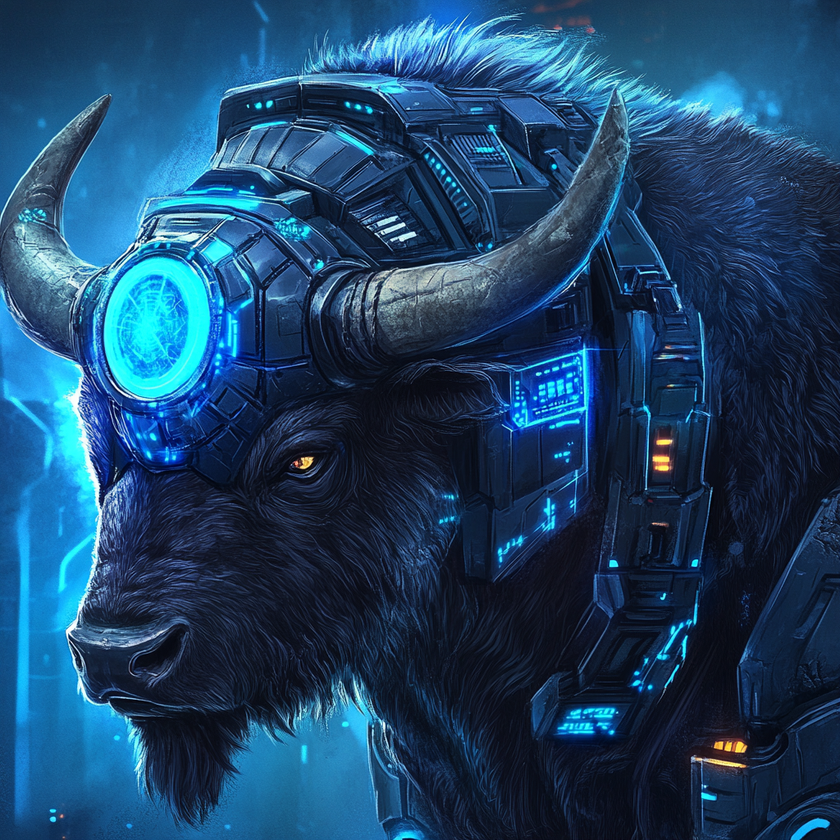
#> input picture data/image1.png, 840 x 840 px, shrunk from 1024 x 1024 before the run
$ python image_edit.py
#> lines starting #> are read from the running program, lines starting #| are printed output that depends on the picture
import numpy as np
import matplotlib.pyplot as plt
from sklearn.cluster import KMeans
from sklearn.neighbors import KNeighborsClassifier
from PIL import Image
import os

def compress_image(image, n_colors):
    """
    Compress the image using K-means clustering to reduce the number of colors.

    Parameters:
    - image: Input image as a 3D NumPy array (height, width, 3).
    - n_colors: The number of colors for K-means clustering (number of clusters).

    Returns:
    - compressed_image: The compressed image.
    - centroids: The color centroids obtained from K-means clustering.
    """
    # Step 1: Reshape the image to be a 2D array of pixels
    pixels = image.reshape(-1, 3)

    # Step 2: Apply K-means to the pixel colors
    kmeans = KMeans(n_clusters=n_colors, random_state=42)
    kmeans.fit(pixels)

    # Step 3: Replace each pixel color with its nearest cluster centroid
    compressed_pixels = kmeans.cluster_centers_[kmeans.labels_]

    # Step 4: Reshape the 2D array back to the original image shape
    compressed_image = compressed_pixels.reshape(image.shape)

    # Convert pixel values to integers
    compressed_image = np.clip(compressed_image, 0, 255).astype('uint8')

    return compressed_image, kmeans.cluster_centers_

def assign_colors(image, centroids):
    """
    Assign each pixel in the image to the nearest centroid using KNN.

    Parameters:
    - image: Input image as a 3D NumPy array (height, width, 3).
    - centroids: The color centroids obtained from K-means clustering.

    Returns:
    - recolored_image: The image with colors assigned based on the centroids.
    """
    # Reshape the image to a 2D array of pixels
    pixels = image.reshape(-1, 3)

    # Create and fit the KNN model
    knn = KNeighborsClassifier(n_neighbors=1)
    knn.fit(centroids, np.arange(len(centroids)))

    # Predict the nearest centroid for each pixel
    nearest_centroids = knn.predict(pixels)

    # Recolor the image by replacing each pixel with its nearest centroid's color
    recolored_pixels = centroids[nearest_centroids]

    # Reshape the recolored pixels back to the original image shape
    recolored_image = recolored_pixels.reshape(image.shape)

    # Convert pixel values to integers
    recolored_image = np.clip(recolored_image, 0, 255).astype('uint8')

    return recolored_image

# Main code block
if __name__ == "__main__":
    # Paths to the images
    image1_path = './data/image1.png'
    image2_path = './data/image2.png'

    # Ensure the image files exist
    if not os.path.exists(image1_path):
        raise FileNotFoundError(f"Image file '{image1_path}' not found.")
    if not os.path.exists(image2_path):
        raise FileNotFoundError(f"Image file '{image2_path}' not found.")

    # Load the images using PIL
    image1 = Image.open(image1_path).convert("RGB")
#> image1 is the input picture: PIL image 840x840 RGB; mean R, G, B 29, 68.3, 103.1
    image2 = Image.open(image2_path).convert("RGB")
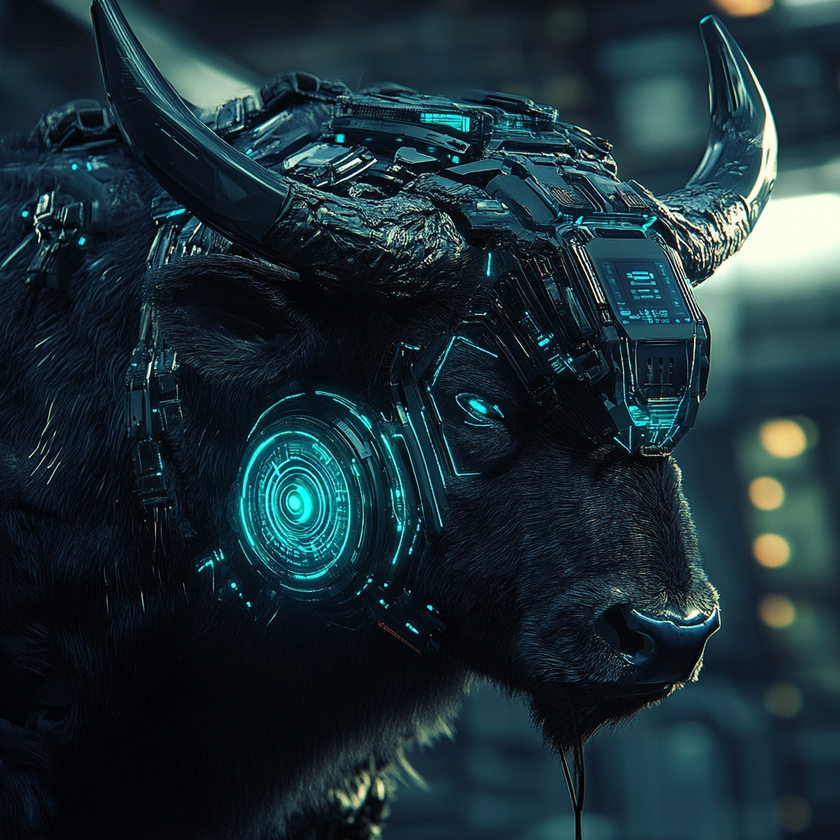
#> input picture data/image2.png, 840 x 840 px, shrunk from 1024 x 1024 before the run
#> image2 is the input picture: PIL image 840x840 RGB; mean R, G, B 27.3, 47.4, 54.4

    # Convert the PIL images to NumPy arrays
    image1 = np.array(image1)
    image2 = np.array(image2)

    # Compress image1 using K-means
    n_colors = 15  # Number of colors for compression
    compressed_image1, centroids = compress_image(image1, n_colors)
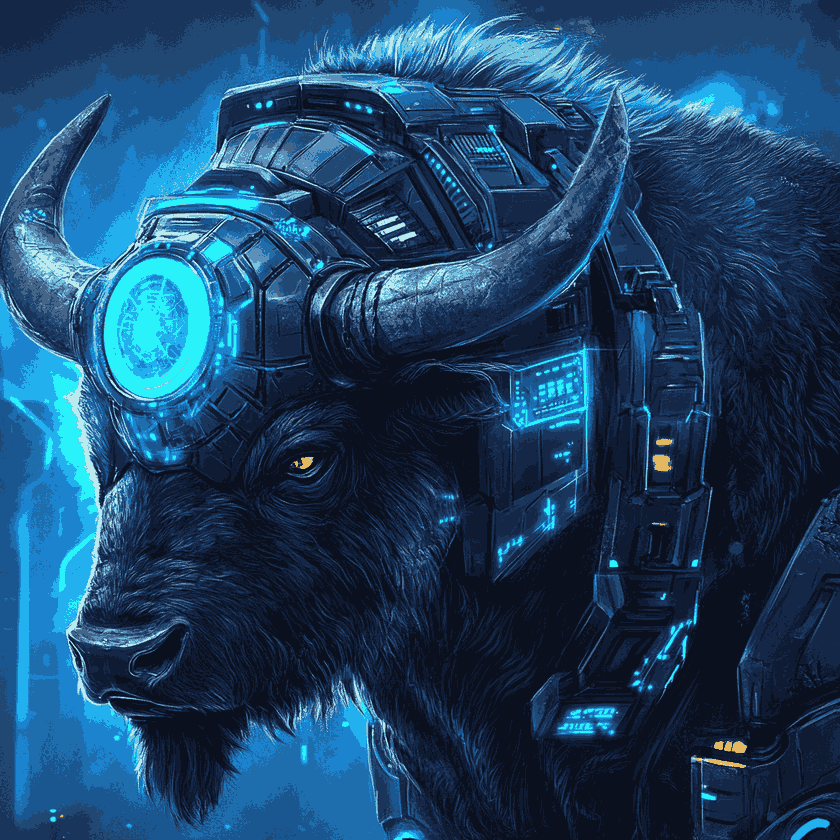
#> compressed_image1: shape (840, 840, 3); mean R, G, B 28.5, 67.8, 102.7
#> centroids = 15 rows, first 8: [25.42, 53.89, 92.86], [118.6, 197.3, 224.8], [68.36, 101.4, 136.4], [11.49, 16.6, 31.2], [28.22, 132.6, 206.4], [26.02, 86.85, 144.4], [41.96, 242.4, 251.6], [20.6, 39.37, 70.61]

    # Save and display the compressed image1
    compressed_image1_pil = Image.fromarray(compressed_image1)
    compressed_image1_pil.save('./image1_done.png')
    # compressed_image1_pil.show()

    # Use KNN to recolor image2 with the centroids from image1
    recolored_image2 = assign_colors(image2, centroids)
#> in assign_colors, `recolored_image = recolored_pixels.reshape(image.shape)`:
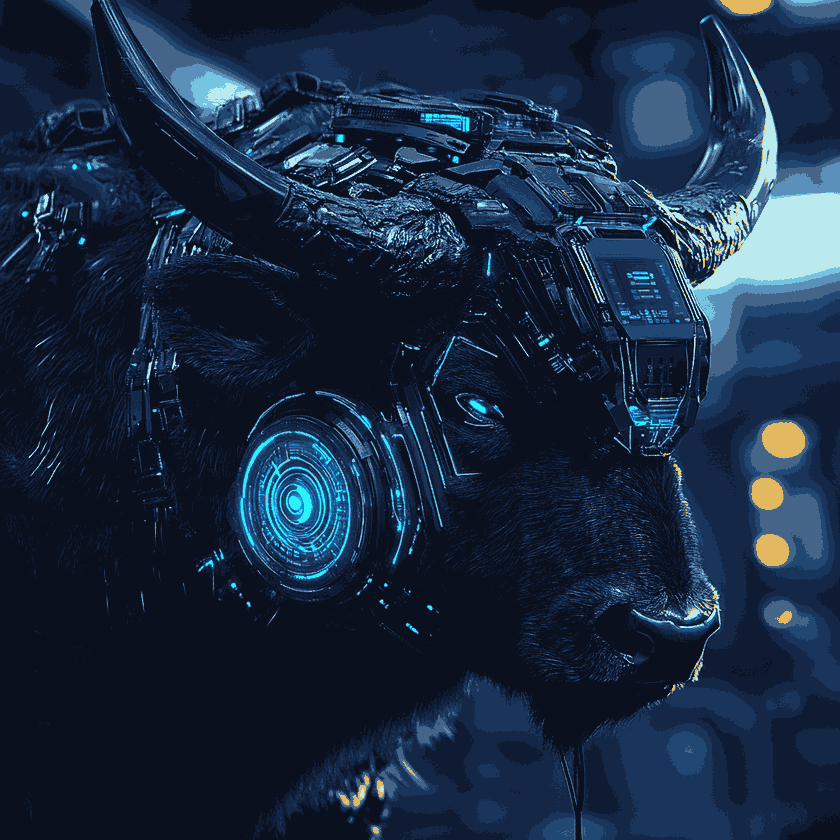
#> recolored_image: shape (840, 840, 3) float64; mean R, G, B 25.7, 42.6, 65.7

    # Save and display the recolored image2
    recolored_image2_pil = Image.fromarray(recolored_image2)
    recolored_image2_pil.save('./image2_done.png')
    # recolored_image2_pil.show()
